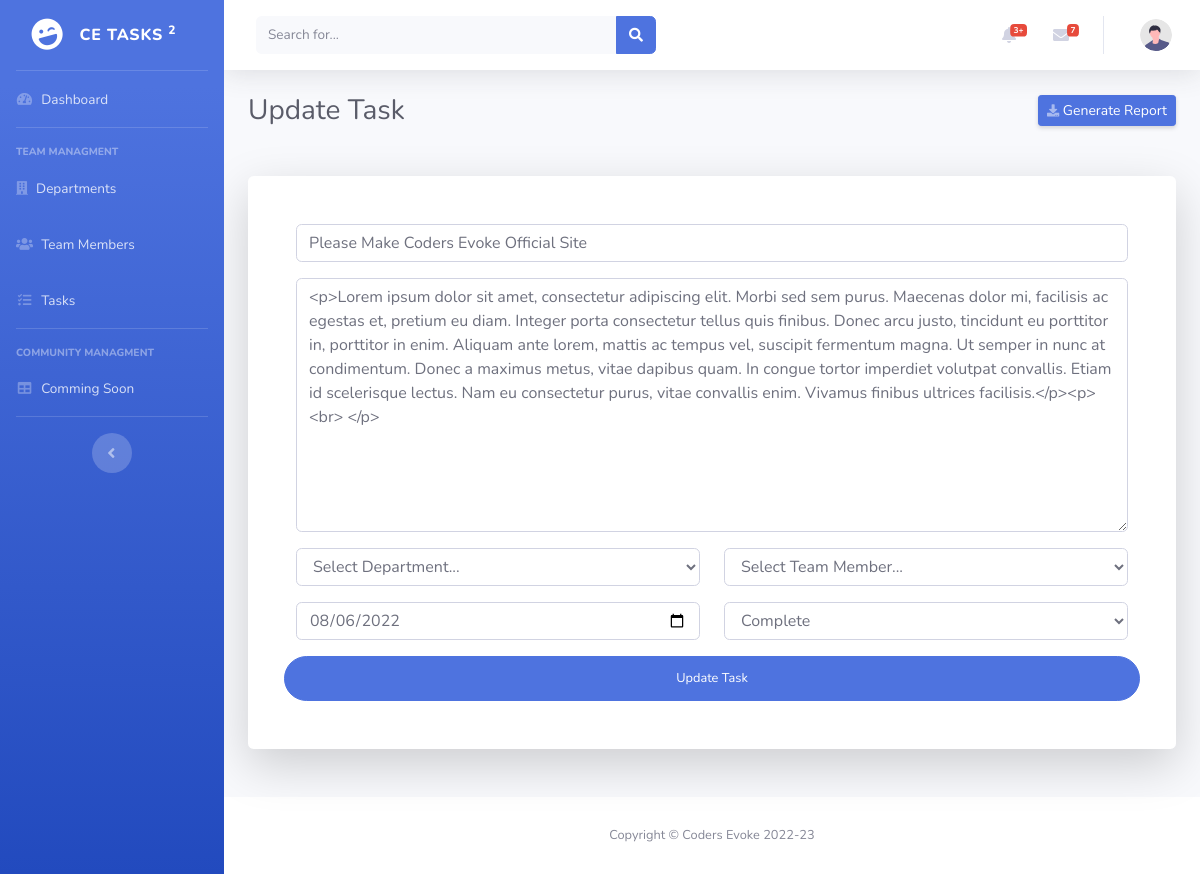
Screenshot of /manage-task.php?id=6&type=update with the database file from the repository.
### tables this page shows
CREATE TABLE `tasks` (
  `id` int(11) NOT NULL,
  `title` varchar(255) NOT NULL,
  `description` text NOT NULL,
  `department_id` int(11) NOT NULL,
  `team_members_id` int(11) NOT NULL,
  `due_date` date NOT NULL,
  `status` int(11) NOT NULL,
  `added_on` timestamp NOT NULL DEFAULT current_timestamp() ON UPDATE current_timestamp()
);

### manage-task.php (the view, shortened to what this page needs)
<?php
include './header.inc.php';
include './sidebar.inc.php';
$title = "";
$description = "";
$due_date = "";
if (isset($_GET['type']) && $_GET['type'] !== '' && isset($_GET['id']) && $_GET['id'] > 0) {
  $id = $_GET['id'];
  $row = mysqli_fetch_assoc( mysqli_query($connection, "SELECT * FROM tasks WHERE id = $id "));
  $title = $row['title'];
  $description = $row['description'];
  $due_date = $row['due_date'];
}
?>
<head>
</head>
<div id="content-wrapper" class="d-flex flex-column">
    <div id="content">
        <?php
        include './topbar.inc.php';
        ?>
        <div class="container-fluid">
            <div class="d-sm-flex align-items-center justify-content-between mb-4">
                <h1 class="h3 mb-0 text-gray-800">
                <?php
                    if(isset($_GET['type']) == 'update'){
                        echo "Update";
                    }else{
                        echo "Add";
                    }
                ?>
                Task</h1>
                <a href="#" class="d-none d-sm-inline-block btn btn-sm btn-primary shadow-sm"><i class="fas fa-download fa-sm text-white-50"></i> Generate Report</a>
            </div>
            <div class="card o-hidden border-0 shadow-lg my-5">
            <div class="card-body p-0">
                <div class="row">
                    <div class="col-lg-12">
                        <div class="p-5">
                            <form class="user" method="POST">
                                <div class="row">
                                <div class="form-group col-12">
                                    <input type="text" class="form-control "
                                        id="exampleInputEmail" aria-describedby="emailHelp"
                                        placeholder="Enter Task Title..." name="title" value="<?= $title?>">
                                </div>
                                <div class="form-group col-12">
                                    <textarea name="description" class="form-control" id="editor" cols="30" rows="10" placeholder="Enter Task Description..."><?= $description?></textarea>
                                </div>
                                <div class="form-group col-md-6">
                                    <select name="department_id" id="" class="form-control">
                                       <option value="">Select Department...</option>
                                    </select>
                                </div>
                                <div class="form-group col-md-6">
                                    <select name="team_members_id" id="" class="form-control">
                                       <option value="">Select Team Member...</option>
                                    </select>
                                </div>
                                <div class="form-group col-md-6">
                                    <input type="date" class="form-control "
                                        id="exampleInputEmail" aria-describedby="emailHelp" placeholder="Select Due Date" name="due_date"  value="<?= $due_date?>">
                                </div>
                                <div class="form-group col-md-6">
                                    <select name="status" id="" class="form-control">
                                        <option value="1">Complete</option>
                                    </select>
                                </div>
                                <input type="submit" name="submitBtn" id="" value="<?php
                    if(isset($_GET['type']) == 'update'){
                        echo "Update";
                    }else{
                        echo "Add";
                    }
                ?> Task" class="btn btn-primary btn-user btn-block">
                                </div>
                            </form>
                        </div>
                    </div>
                </div>
            </div>
        </div>
        </div>
    </div>
    <?php
    include './footer.inc.php';
    ?>

### rows the page displays
tasks: title "Please Make Coders Evoke Official Site", description "<p>Lorem ipsum dolor sit amet, consectetur adipiscing elit. Morbi sed sem purus. Maecenas dolor mi, facilisis ac egestas et, pretium eu diam. Integer porta consectetur tellus quis finibus. Donec arcu justo, tincidunt eu porttitor in, porttitor in enim. Aliquam ante lorem, mattis ac tempus vel, suscipit fermentum magna. Ut semper in nunc at condimentum. Donec a maximus metus, vitae dapibus quam. In congue tortor imperdiet volutpat convallis. Etiam id scelerisque lectus. Nam eu consectetur purus, vitae convallis enim. Vivamus finibus ultrices facilisis.</p><p><br> </p>", due_date "08/06/2022"
